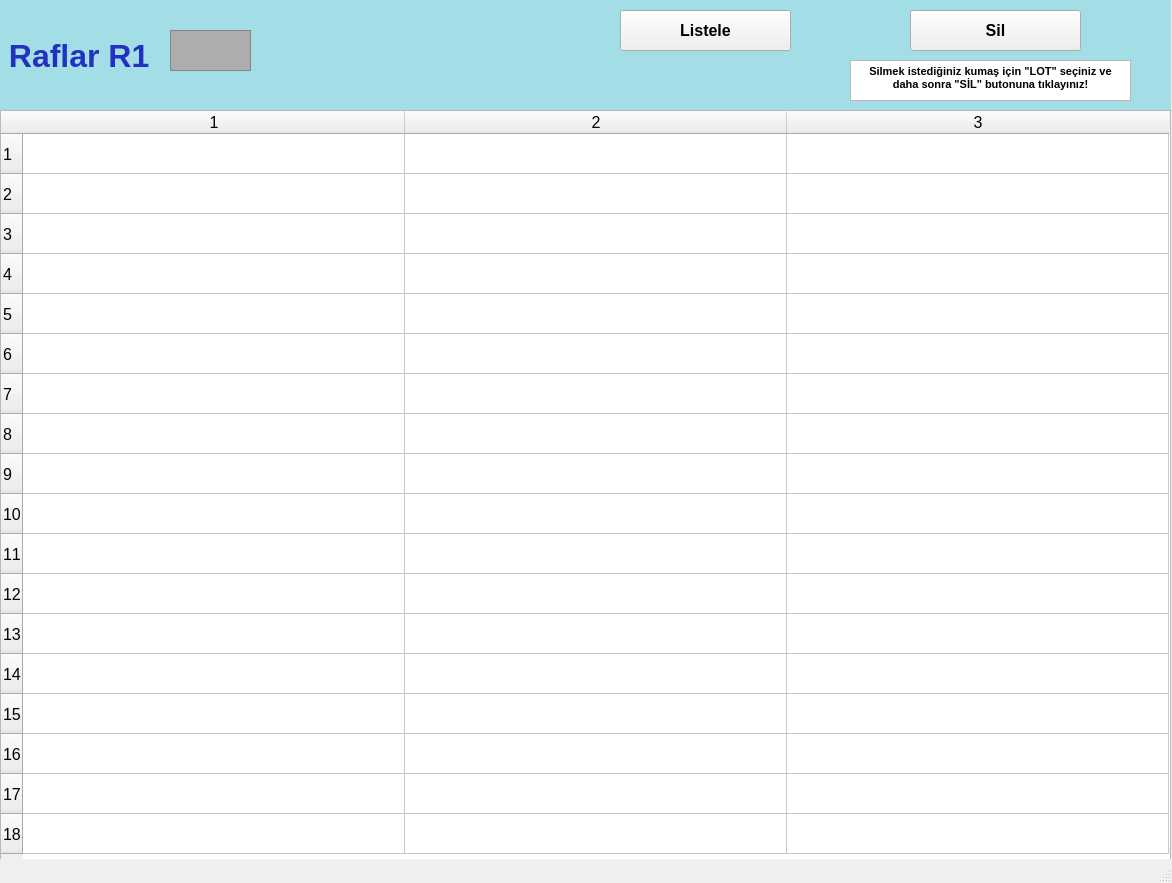
<?xml version="1.0" encoding="UTF-8"?>
<ui version="4.0">
 <class>raflarR1_ekran</class>
 <widget class="QMainWindow" name="raflarR1_ekran">
  <property name="geometry">
   <rect>
    <x>0</x>
    <y>0</y>
    <width>1172</width>
    <height>883</height>
   </rect>
  </property>
  <property name="font">
   <font>
    <pointsize>12</pointsize>
    <weight>50</weight>
    <bold>false</bold>
    <kerning>false</kerning>
   </font>
  </property>
  <property name="windowTitle">
   <string/>
  </property>
  <widget class="QWidget" name="centralwidget">
   <widget class="QLabel" name="raflarR1yazi_lbl">
    <property name="geometry">
     <rect>
      <x>0</x>
      <y>0</y>
      <width>1171</width>
      <height>111</height>
     </rect>
    </property>
    <property name="font">
     <font>
      <pointsize>24</pointsize>
      <weight>75</weight>
      <bold>true</bold>
     </font>
    </property>
    <property name="styleSheet">
     <string notr="true">background-color: rgb(163, 221, 229);
color: rgb(34, 50, 190);</string>
    </property>
    <property name="text">
     <string> Raflar R1</string>
    </property>
   </widget>
   <widget class="QFrame" name="raflarR1_img">
    <property name="geometry">
     <rect>
      <x>170</x>
      <y>30</y>
      <width>81</width>
      <height>41</height>
     </rect>
    </property>
    <property name="styleSheet">
     <string notr="true">background-color: rgb(173, 173, 173);</string>
    </property>
    <property name="frameShape">
     <enum>QFrame::StyledPanel</enum>
    </property>
    <property name="frameShadow">
     <enum>QFrame::Raised</enum>
    </property>
   </widget>
   <widget class="QTableWidget" name="R1_tw">
    <property name="geometry">
     <rect>
      <x>0</x>
      <y>110</y>
      <width>1171</width>
      <height>751</height>
     </rect>
    </property>
    <property name="baseSize">
     <size>
      <width>0</width>
      <height>0</height>
     </size>
    </property>
    <property name="rowCount">
     <number>18</number>
    </property>
    <property name="columnCount">
     <number>3</number>
    </property>
    <attribute name="horizontalHeaderVisible">
     <bool>true</bool>
    </attribute>
    <attribute name="horizontalHeaderCascadingSectionResizes">
     <bool>false</bool>
    </attribute>
    <attribute name="horizontalHeaderDefaultSectionSize">
     <number>382</number>
    </attribute>
    <attribute name="horizontalHeaderMinimumSectionSize">
     <number>38</number>
    </attribute>
    <attribute name="verticalHeaderDefaultSectionSize">
     <number>40</number>
    </attribute>
    <attribute name="verticalHeaderMinimumSectionSize">
     <number>23</number>
    </attribute>
    <row/>
    <row/>
    <row/>
    <row/>
    <row/>
    <row/>
    <row/>
    <row/>
    <row/>
    <row/>
    <row/>
    <row/>
    <row/>
    <row/>
    <row/>
    <row/>
    <row/>
    <row/>
    <column/>
    <column/>
    <column/>
   </widget>
   <widget class="QPushButton" name="listeleR1_btn">
    <property name="geometry">
     <rect>
      <x>620</x>
      <y>10</y>
      <width>171</width>
      <height>41</height>
     </rect>
    </property>
    <property name="font">
     <font>
      <pointsize>12</pointsize>
      <weight>75</weight>
      <bold>true</bold>
     </font>
    </property>
    <property name="text">
     <string>Listele</string>
    </property>
   </widget>
   <widget class="QPushButton" name="silR1_btn">
    <property name="geometry">
     <rect>
      <x>910</x>
      <y>10</y>
      <width>171</width>
      <height>41</height>
     </rect>
    </property>
    <property name="font">
     <font>
      <pointsize>12</pointsize>
      <weight>75</weight>
      <bold>true</bold>
     </font>
    </property>
    <property name="text">
     <string>Sil</string>
    </property>
   </widget>
   <widget class="QTextBrowser" name="textBrowser">
    <property name="geometry">
     <rect>
      <x>850</x>
      <y>60</y>
      <width>281</width>
      <height>41</height>
     </rect>
    </property>
    <property name="html">
     <string>&lt;!DOCTYPE HTML PUBLIC &quot;-//W3C//DTD HTML 4.0//EN&quot; &quot;http://www.w3.org/TR/REC-html40/strict.dtd&quot;&gt;
&lt;html&gt;&lt;head&gt;&lt;meta name=&quot;qrichtext&quot; content=&quot;1&quot; /&gt;&lt;style type=&quot;text/css&quot;&gt;
p, li { white-space: pre-wrap; }
&lt;/style&gt;&lt;/head&gt;&lt;body style=&quot; font-family:'MS Shell Dlg 2'; font-size:12pt; font-weight:400; font-style:normal;&quot;&gt;
&lt;p align=&quot;center&quot; style=&quot; margin-top:0px; margin-bottom:0px; margin-left:0px; margin-right:0px; -qt-block-indent:0; text-indent:0px;&quot;&gt;&lt;span style=&quot; font-size:8pt; font-weight:600;&quot;&gt;Silmek istediğiniz kumaş için &amp;quot;LOT&amp;quot; seçiniz ve daha sonra &amp;quot;SİL&amp;quot; butonuna tıklayınız!&lt;/span&gt;&lt;/p&gt;&lt;/body&gt;&lt;/html&gt;</string>
    </property>
   </widget>
  </widget>
  <widget class="QStatusBar" name="statusbar"/>
 </widget>
 <resources/>
 <connections/>
</ui>
